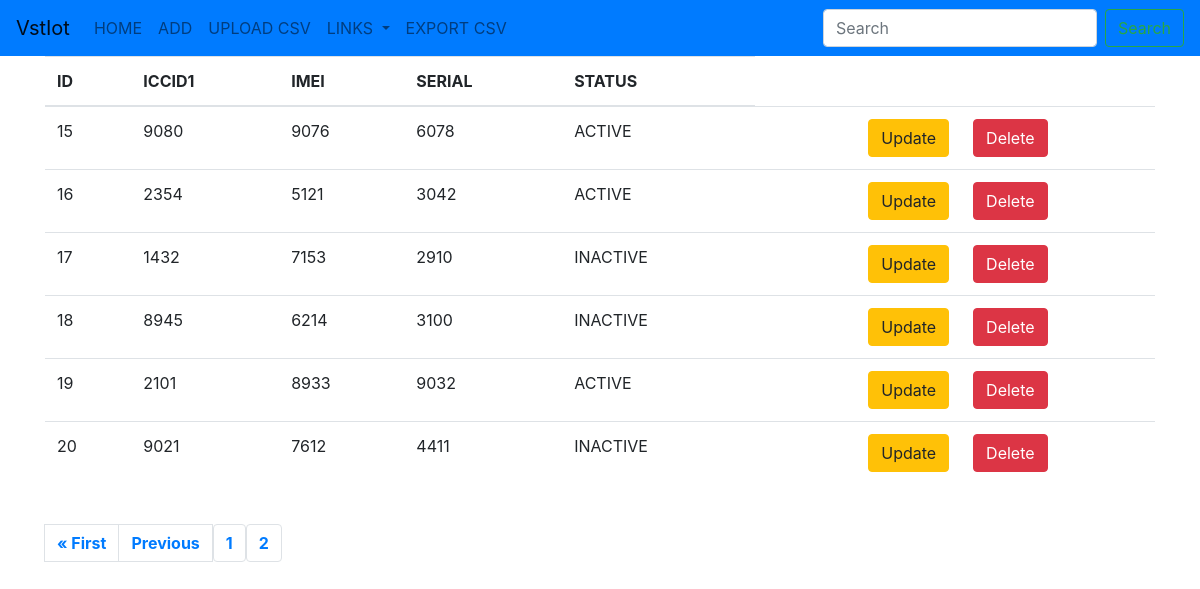
/branch4?page=2, run on an earlier commit of the app's database.
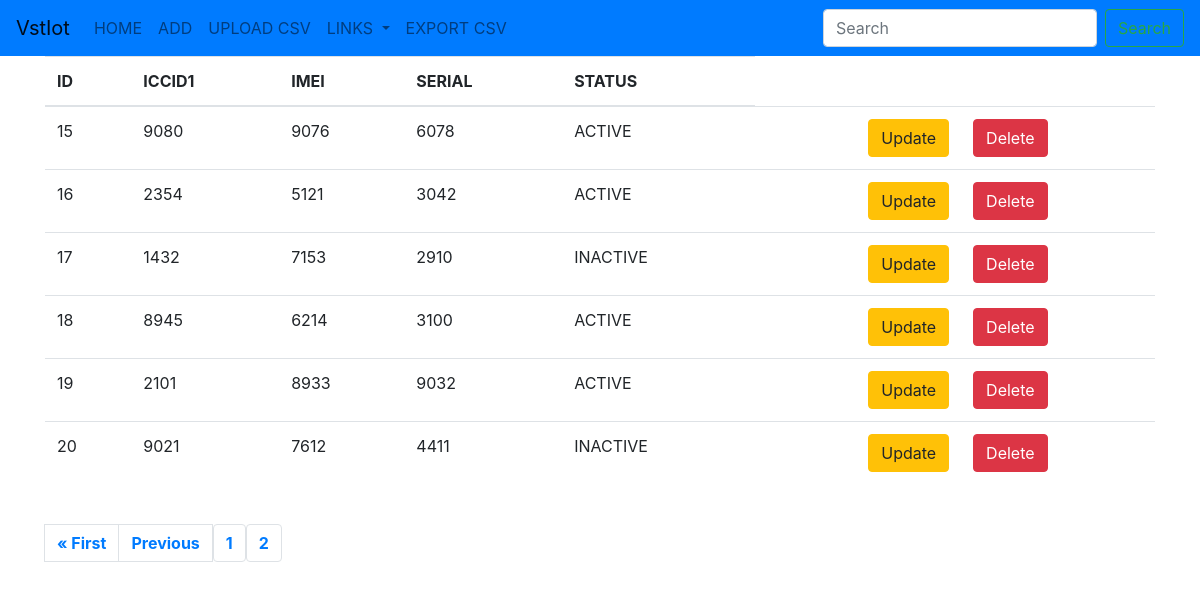
And on a later commit of the database.
### vstiot/models.py (models this page shows)
class Branch3(models.Model):
    iccid1 = models.CharField(max_length=50,blank=False)
    imei = models.CharField(max_length=50,blank=False)
    serial = models.CharField(max_length=50,blank=False)
    choices = (
        ('ACTIVE','active'),
        ('INACTIVE','not active'),
    )
    status = models.CharField(max_length=50,blank=False,choices=choices,default='INACTIVE')

### vstiot/views.py (the view)
# urls.py: path('branch4',branch4,name='branch4'),
def branch4(request):
    branch4 = Branch3.objects.all()
    pgs = Paginator(Branch3.objects.all(), 10)
    pags = request.GET.get('page')
    br4 = pgs.get_page(pags)
    number = "n" * br4.paginator.num_pages
    context = {
        'branch4':branch4,
        'br4':br4,
        'number':number,
    }
    return render(request,'branch4.html',context)

### templates/branch4.html (shortened to what this page needs)
{% extends 'base4.html' %}
{% block body %}
<div class="container">
    <table class="table table-hover">
        <thead>
            <tr>
                <th>ID</th>
                <th>ICCID1</th>
                <th>IMEI</th>
                <th>SERIAL</th>
                <th>STATUS</th>
            </tr>
        </thead>
        <tbody>
            {% for item in br4 %}
            <tr>
                <td>{{item.id}}</td>
                <td>{{item.iccid1}}</td>
                <td>{{item.imei}}</td>
                <td>{{item.serial}}</td>
                <td>{{item.status}}</td>
                <td><a href="{% url 'update2branch4' item.id %}" class="btn btn-warning btn-md" id="update">Update</a></td>
                <td><a href="{% url 'delete2branch4' item.id %}" class="btn btn-danger btn-md">Delete</a></td>
            </tr>
            {% endfor %}
        </tbody>
    </table>
    <br>
    <center>
        <nav aria-label="Page navigation example">
            <ul class="pagination">
                {% if br4.has_previous %}
                    <strong><li></li class="page-item"><a class="page-link" href="?page=1">&laquo; First</a></strong>
                    <strong><li class="page-item"><a class="page-link" href="?page={{ br4.previous_page_number }}">Previous</a></strong></li>
                {% endif %}
                {% for i in number %}
                    <strong><li class="page-item"><a class="page-link" href="?page={{ forloop.counter }}">{{ forloop.counter }}</a></li></strong>
                {% endfor %}
            </ul>
        </nav>
    </center>
</div>
{% endblock %}

What changed in the data, as far as the page shows it:
changed Branch3 id 18: status "INACTIVE" → "ACTIVE"
